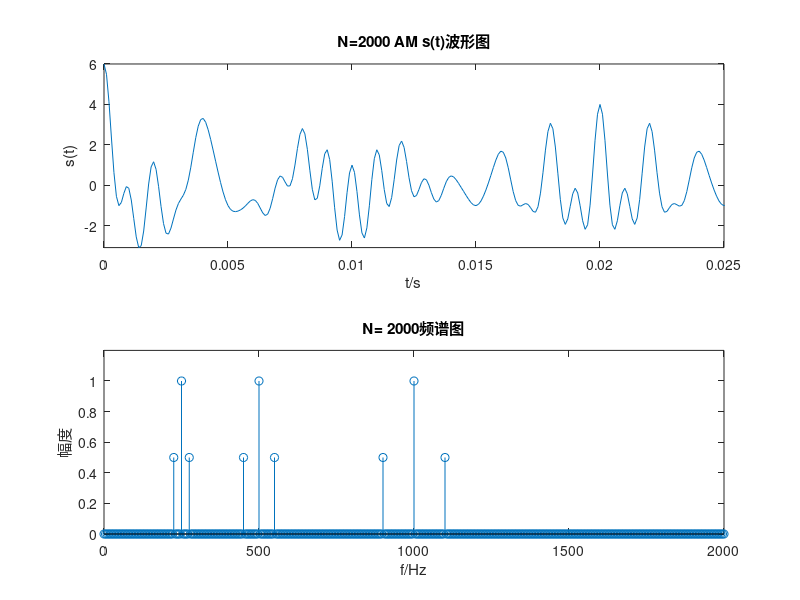

The MATLAB script that drew this image:
function AM_mstg
N=2000; Fs=10000;T=1/Fs;Tp=N*T;t=0:T:(N-1)*T;k=0:N-1;f=k/Tp;
fc1=Fs/10;fm1=fc1/10;%第1路调幅信号的载波频率fc1=1000Hz,调制信号频率fm1=100Hz
fc2=Fs/20;fm2=fc2/10;%第2路调幅信号的载波频率fc2=500Hz,调制信号频率fm2=50Hz
fc3=Fs/40;fm3=fc3/10;%第3路调幅信号的载波频率fc3=250Hz,调制信号频率fm3=25Hz
xt1=[1+cos(2*pi*fm1*t)].*cos(2*pi*fc1*t);
xt2=[1+cos(2*pi*fm2*t)].*cos(2*pi*fc2*t);
xt3=[1+cos(2*pi*fm3*t)].*cos(2*pi*fc3*t);
st=xt1+xt2+xt3;fxt=fft(st,N);
subplot(211);plot(t,st);xlabel('t/s');ylabel('s(t)');
axis([0,Tp/8,min(st),max(st)]);title(['N=',num2str(N),' AM s(t)波形图'])
subplot(212);stem(f,abs(fxt)/max(abs(fxt)));title(['N= ',num2str(N),'频谱图'])
axis([0,Fs/5,0,1.2]);xlabel('f/Hz');ylabel('幅度');
end